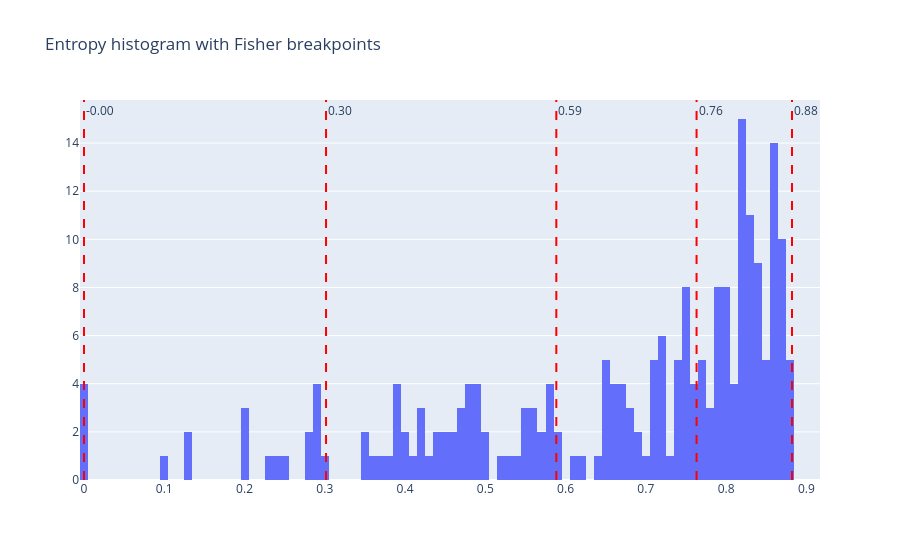

The notebook cell this image was saved under:
### Code cell
breaks_norm_entropy = jenkspy.jenks_breaks(df_country_stats.norm_entropy, 4)

fig = go.Figure()

fig.add_trace(
    go.Histogram(x=df_country_stats.norm_entropy, nbinsx=100)
)
for x in breaks_norm_entropy:
    fig.add_vline(
        x=x,
        line=dict(color="red", width=2, dash="dash"),  # style of the line
        annotation_text=f"{x:.2f}",  # optional label
        annotation_position="top right"
    )
fig.update_layout(title="Entropy histogram with Fisher breakpoints")
fig.show()

### Figure 1 — Plotly figure (JSON) as saved in the notebook; plotly's stock layout.template omitted (floating-point values rounded to 4 significant figures; data arrays with more than 128 entries replaced by an {"elided": "..."} marker saying what was removed)
{"data": [{"nbinsx": 100, "x": {"elided": "220 float values"}, "type": "histogram"}], "layout": {"shapes": [{"line": {"color": "red", "dash": "dash", "width": 2}, "type": "line", "x0": -0.0, "x1": -0.0, "xref": "x", "y0": 0, "y1": 1, "yref": "y domain"}, {"line": {"color": "red", "dash": "dash", "width": 2}, "type": "line", "x0": 0.3016, "x1": 0.3016, "xref": "x", "y0": 0, "y1": 1, "yref": "y domain"}, {"line": {"color": "red", "dash": "dash", "width": 2}, "type": "line", "x0": 0.5885, "x1": 0.5885, "xref": "x", "y0": 0, "y1": 1, "yref": "y domain"}, {"line": {"color": "red", "dash": "dash", "width": 2}, "type": "line", "x0": 0.7632, "x1": 0.7632, "xref": "x", "y0": 0, "y1": 1, "yref": "y domain"}, {"line": {"color": "red", "dash": "dash", "width": 2}, "type": "line", "x0": 0.8821, "x1": 0.8821, "xref": "x", "y0": 0, "y1": 1, "yref": "y domain"}], "annotations": [{"showarrow": false, "text": "-0.00", "x": -0.0, "xanchor": "left", "xref": "x", "y": 1, "yanchor": "top", "yref": "y domain"}, {"showarrow": false, "text": "0.30", "x": 0.3016, "xanchor": "left", "xref": "x", "y": 1, "yanchor": "top", "yref": "y domain"}, {"showarrow": false, "text": "0.59", "x": 0.5885, "xanchor": "left", "xref": "x", "y": 1, "yanchor": "top", "yref": "y domain"}, {"showarrow": false, "text": "0.76", "x": 0.7632, "xanchor": "left", "xref": "x", "y": 1, "yanchor": "top", "yref": "y domain"}, {"showarrow": false, "text": "0.88", "x": 0.8821, "xanchor": "left", "xref": "x", "y": 1, "yanchor": "top", "yref": "y domain"}], "title": {"text": "Entropy histogram with Fisher breakpoints"}}}
